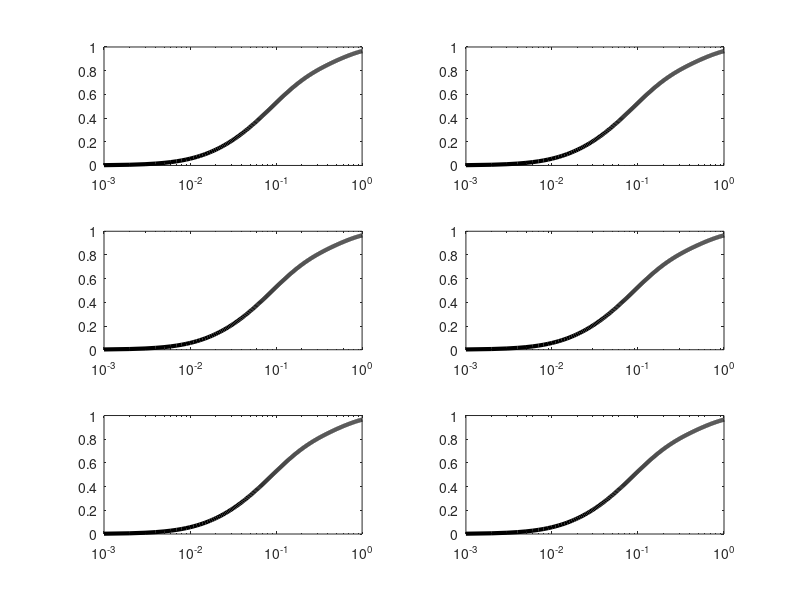

Source code (MATLAB): (Note: this script raises an error after producing the figure.)
Time=[0:0.001:1];

Data0=[0    2.4		0.32	13.5	0.55	199 	-0.034];   %Refolding data at zero denaturant

N_ex_0=1 - (Data0(3)*exp(-Data0(2)*Time) + Data0(5)*exp(-Data0(4)*Time) + Data0(7)*exp(-Data0(6)*Time))/(Data0(3)+Data0(5)+Data0(7));
for i=1:6
    subplot(3,2,i)
semilogx(Time, N_ex_0,'k','LineWidth',3)
hold on
end

subplot(3,2,1)
fitPara_k=[13.56300	1.576800	484.970	0.0028531	216.940000	3.50450	1901.900000	985.710000];
k1=fitPara_k(1);  k2=fitPara_k(2);  k3=fitPara_k(3);  k4=fitPara_k(4); 
k5=fitPara_k(5);  k6=fitPara_k(6);  k7=fitPara_k(7);  k8=fitPara_k(8);
[t,y] = ode15s('snase_folding_ppoe1',Time,[1 0 0 0 0]); 
semilogx(t,y(:,1),'b'); hold on %plot U
semilogx(t,y(:,2),'g'); hold on %plot I
semilogx(t,y(:,3),'r'); hold on %plot N by red color *
semilogx(t,y(:,4),'m'); hold on %plot I1x 
semilogx(t,y(:,5),'y'); hold on %plot I2x 

ylabel('Population')
axis([1e-3 1.1 -0.05 1.05])
title('PPOE_1 Fitting')

subplot(3,2,2)
fitPara_k=[56.80400	1.259800e-010	3.00790	0.051861	67.384000	7.642800e-012	16.674000	6.569900e-013];
k1=fitPara_k(1);  k2=fitPara_k(2);  k3=fitPara_k(3);  k4=fitPara_k(4); 
k5=fitPara_k(5);  k6=fitPara_k(6);  k7=fitPara_k(7);  k8=fitPara_k(8);
[t,y] = ode15s('snase_folding_iup',Time,[1 0 0 0]); 
semilogx(t,y(:,1),'b'); hold on %plot U
semilogx(t,y(:,2),'g'); hold on %plot I1
semilogx(t,y(:,4),'r'); hold on %plot N by red color *
semilogx(t,y(:,3),'c'); hold on %plot I2 

axis([1e-3 1.1 -0.05 1.05])
title('IUP Fitting')


subplot(3,2,3)
fitPara_k=[118.00000	72.336000	154.050	0.0064184	53.370000	3.56790	3476.000000	248.980000];
k1=fitPara_k(1);  k2=fitPara_k(2);  k3=fitPara_k(3);  k4=fitPara_k(4); 
k5=fitPara_k(5);  k6=fitPara_k(6);  k7=fitPara_k(7);  k8=fitPara_k(8);
[t,y] = ode15s('snase_folding_ppoe1',Time,[1 0 0 0 0]); 
semilogx(t,y(:,1),'b'); hold on %plot U
semilogx(t,y(:,2),'g'); hold on %plot I
semilogx(t,y(:,3),'r'); hold on %plot N by red color *
semilogx(t,y(:,4),'m'); hold on %plot I1x 
semilogx(t,y(:,5),'y'); hold on %plot I2x 

ylabel('Population')
axis([1e-3 1.1 -0.05 1.05])


subplot(3,2,4)
fitPara_k=[183.26000	0.0000043931	13.45100	0.00031324	116.890000	0.000040218	2.513500	0.012993];
k1=fitPara_k(1);  k2=fitPara_k(2);  k3=fitPara_k(3);  k4=fitPara_k(4); 
k5=fitPara_k(5);  k6=fitPara_k(6);  k7=fitPara_k(7);  k8=fitPara_k(8);
[t,y] = ode15s('snase_folding_iup',Time,[1 0 0 0]); 
semilogx(t,y(:,1),'b'); hold on %plot U
semilogx(t,y(:,2),'g'); hold on %plot I1
semilogx(t,y(:,4),'r'); hold on %plot N by red color *
semilogx(t,y(:,3),'c'); hold on %plot I2 

axis([1e-3 1.1 -0.05 1.05])


subplot(3,2,5)
fitPara_k=[209.20000	56.957000	15.046	0.0026238	5.022300	3.47980	1831.000000	5425.600000];
k1=fitPara_k(1);  k2=fitPara_k(2);  k3=fitPara_k(3);  k4=fitPara_k(4); 
k5=fitPara_k(5);  k6=fitPara_k(6);  k7=fitPara_k(7);  k8=fitPara_k(8);
[t,y] = ode15s('snase_folding_ppoe1',Time,[1 0 0 0 0]); 
semilogx(t,y(:,1),'b'); hold on %plot U
semilogx(t,y(:,2),'g'); hold on %plot I
semilogx(t,y(:,3),'r'); hold on %plot N by red color *
semilogx(t,y(:,4),'m'); hold on %plot I1x 
semilogx(t,y(:,5),'y'); hold on %plot I2x 
xlabel('Time (s)')
ylabel('Population')
axis([1e-3 1.1 -0.05 1.05])


subplot(3,2,6)
fitPara_k=[4.81060	0.433570	2.37940	1.724100e-008	10.669000	14.514000	153.620000	0.298270];
k1=fitPara_k(1);  k2=fitPara_k(2);  k3=fitPara_k(3);  k4=fitPara_k(4); 
k5=fitPara_k(5);  k6=fitPara_k(6);  k7=fitPara_k(7);  k8=fitPara_k(8);
[t,y] = ode15s('snase_folding_iup',Time,[1 0 0 0]); 
semilogx(t,y(:,1),'b'); hold on %plot U
semilogx(t,y(:,2),'g'); hold on %plot I1
semilogx(t,y(:,4),'r'); hold on %plot N by red color *
semilogx(t,y(:,3),'c'); hold on %plot I2 
xlabel('Time (s)')

axis([1e-3 1.1 -0.05 1.05])
